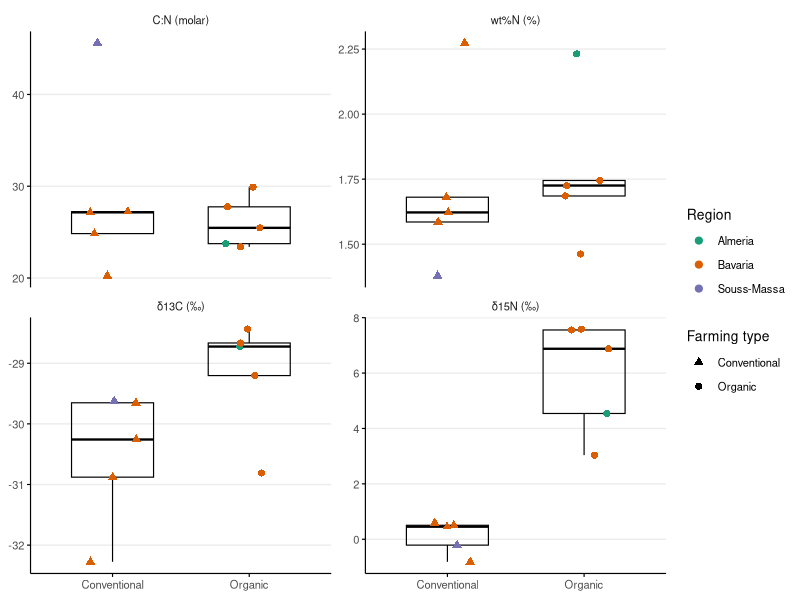

This figure's R source:
#Author Name    :Ibrahim Khalil
#Project Name   :Isotopic Analysis of Tomatoes
#Content Name   :Overview of traits (2×2 boxplot grid)
#Date           :10.10.2025
# ------------------------------------------------------------

setwd("C:/Users/User/OneDrive/Desktop/Stable-Isotope-Ratio-Analysis-of-Tomatoes")

library(readr)
library(dplyr)
library(tidyr)
library(ggplot2)

set.seed(42)

prod <- read_csv("Derived_From_Original_AtoJ_Exact_Decimals.csv", show_col_types = FALSE)

# Expect these columns: product, region, farming_type, d13C_mean, d13C_sd, d15N_mean, d15N_sd,
# wtN_mean, wtN_sd, wtC_mean, wtC_sd, CN_molar_mean, CN_molar_sd
prod_long <- prod %>%
  transmute(
    product, region, farming_type,
    `δ13C (‰)` = d13C_mean,
    `δ15N (‰)` = d15N_mean,
    `wt%N (%)` = wtN_mean,
    `C:N (molar)` = CN_molar_mean
  ) %>%
  pivot_longer(cols = c(`δ13C (‰)`,`δ15N (‰)`,`wt%N (%)`,`C:N (molar)`),
               names_to = "variable", values_to = "value")

pal_region <- c("Almeria"="#1b9e77","Bavaria"="#d95f02","Souss-Massa"="#7570b3")
shape_ft   <- c("Conventional"=17,"Organic"=16)

p <- ggplot(prod_long, aes(x = farming_type, y = value)) +
  geom_boxplot(fill = NA, colour = "black", linewidth = 0.4, width = 0.6, outlier.shape = NA) +
  geom_point(aes(color = region, shape = farming_type),
             position = position_jitter(width = 0.18, height = 0), size = 2.1) +
  facet_wrap(~ variable, ncol = 2, scales = "free_y") +
  scale_color_manual(values = pal_region, name = "Region") +
  scale_shape_manual(values = shape_ft, name = "Farming type") +
  labs(x = NULL, y = NULL) +
  theme_minimal(base_size = 10) +
  theme(
    panel.grid.major.x = element_blank(),
    panel.grid.minor = element_blank(),
    axis.line = element_line(colour = "black", linewidth = 0.4),
    axis.ticks = element_line(colour = "black", linewidth = 0.4),
    plot.margin = margin(6,6,6,6)
  )

ggsave("figures/Figure1_overview_traits.tiff", p,
       width = 174, height = 122, units = "mm",
       dpi = 600, device = "tiff", compression = "lzw", bg = "white")

